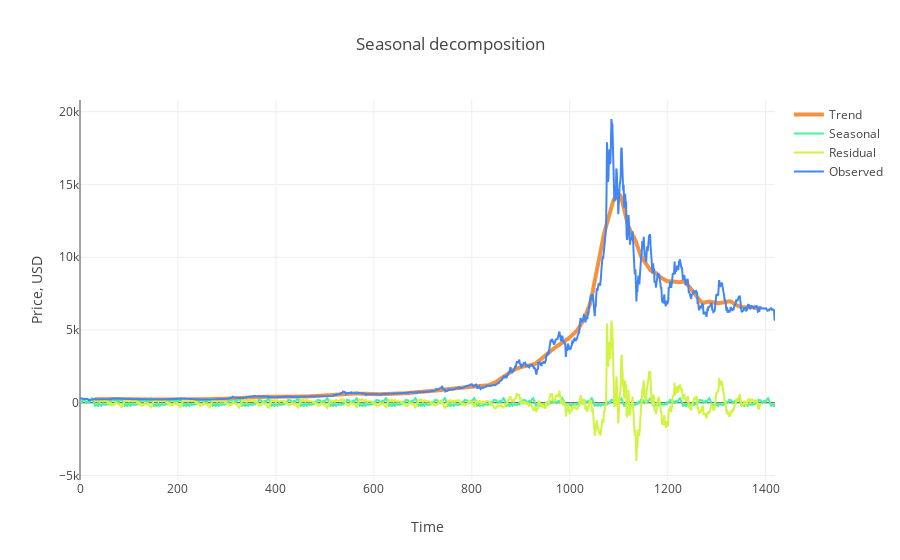

The code cell stored with this chart in its notebook:
### Code cell
s = sm.tsa.seasonal_decompose(df_2.Price.values, freq=60)

trace1 = go.Scatter(x = np.arange(0, len(s.trend), 1),y = s.trend,mode = 'lines',name = 'Trend',
    line = dict(color = ('rgb(244, 146, 65)'), width = 4))
trace2 = go.Scatter(x = np.arange(0, len(s.seasonal), 1),y = s.seasonal,mode = 'lines',name = 'Seasonal',
    line = dict(color = ('rgb(66, 244, 155)'), width = 2))

trace3 = go.Scatter(x = np.arange(0, len(s.resid), 1),y = s.resid,mode = 'lines',name = 'Residual',
    line = dict(color = ('rgb(209, 244, 66)'), width = 2))

trace4 = go.Scatter(x = np.arange(0, len(s.observed), 1),y = s.observed,mode = 'lines',name = 'Observed',
    line = dict(color = ('rgb(66, 134, 244)'), width = 2))

data = [trace1, trace2, trace3, trace4]
layout = dict(title = 'Seasonal decomposition', xaxis = dict(title = 'Time'), yaxis = dict(title = 'Price, USD'))
fig = dict(data=data, layout=layout)
py.iplot(fig, filename='seasonal_decomposition')

### Figure 1 — Plotly figure (JSON) as saved in the notebook; plotly's stock layout.template omitted (floating-point values rounded to 4 significant figures; data arrays with more than 128 entries replaced by an {"elided": "..."} marker saying what was removed)
{"data": [{"line": {"color": "rgb(244, 146, 65)", "width": 4}, "mode": "lines", "name": "Trend", "type": "scatter", "uid": "28f7e931-1615-4171-aaf6-6c6f85fe2e05", "x": {"elided": "1420 int values"}, "y": {"elided": "1420 float values"}}, {"line": {"color": "rgb(66, 244, 155)", "width": 2}, "mode": "lines", "name": "Seasonal", "type": "scatter", "uid": "8f165cd6-d09d-4b20-aeca-6377949b7b99", "x": {"elided": "1420 int values"}, "y": {"elided": "1420 float values"}}, {"line": {"color": "rgb(209, 244, 66)", "width": 2}, "mode": "lines", "name": "Residual", "type": "scatter", "uid": "b3fd46d1-04e1-450d-a22b-81c7b5c62bb9", "x": {"elided": "1420 int values"}, "y": {"elided": "1420 float values"}}, {"line": {"color": "rgb(66, 134, 244)", "width": 2}, "mode": "lines", "name": "Observed", "type": "scatter", "uid": "57c3038b-99bc-460b-aeb2-bdcae281ce51", "x": {"elided": "1420 int values"}, "y": {"elided": "1420 float values"}}], "layout": {"title": {"text": "Seasonal decomposition"}, "xaxis": {"title": {"text": "Time"}}, "yaxis": {"title": {"text": "Price, USD"}}}}
